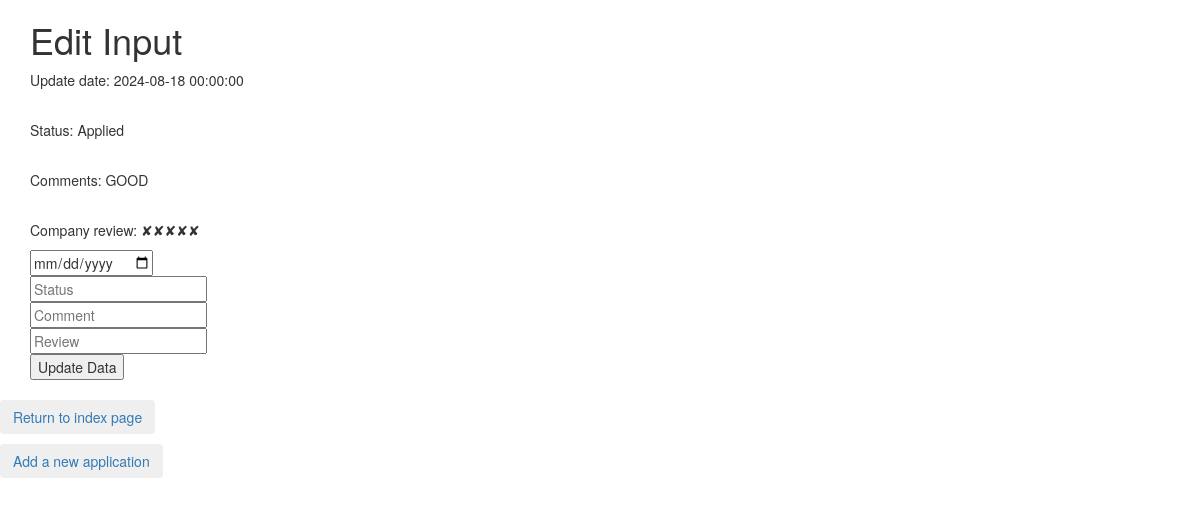
The page /edit?job_id=25 on the database as committed earlier.
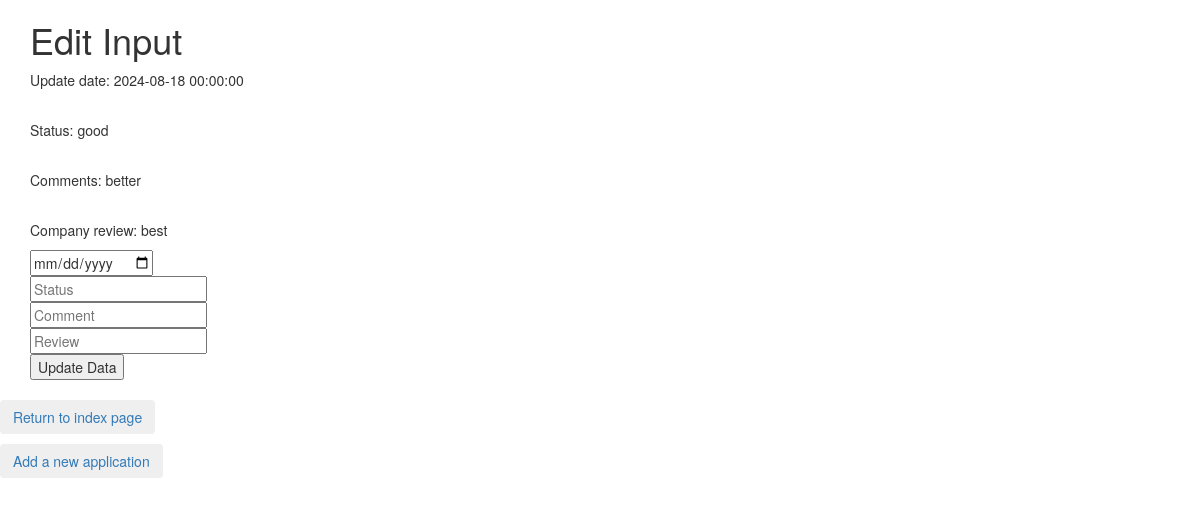
The same page on the database as committed later.
### main.py (models this page shows, shortened)
class Career(db.Model):
    id = db.Column(db.Integer, primary_key=True)
    title = db.Column(db.String(80), nullable=False)
    organization = db.Column(db.String(120), nullable=False)
    submit_date = db.Column(db.DateTime, nullable=False, default=datetime.utcnow)
    update_date = db.Column(db.DateTime, nullable=False)
    resume = db.Column(db.String(120), nullable=False)
    cover_letter = db.Column(db.String(120), nullable=False)
    company_review = db.Column(db.String(120), nullable=False)
    status = db.Column(db.String(120), nullable=False)
    comments = db.Column(db.String(120), nullable=False)

### main.py (the view, shortened to what this page needs)
@app.route("/edit", methods=['GET', 'POST'])
def edit():
    job_id = request.args.get('job_id')
    job_selected = Career.query.get(job_id)
    return render_template("edit_data.html", name=job_selected)

### templates/edit_data.html (shortened to what this page needs)
{% extends 'bootstrap/base.html' %}
{% block content %}
<div class="container">
  <div class="row">
    <div class="col-sm-12">
      <h1>Edit Input</h1>
	  <form class="table table-striped table-dark" action="{{ url_for('edit') }}"  method="POST">
         <p >Update date: {{name.update_date}}</p><br>
          <p >Status: {{name.status}}</p><br>
          <p >Comments: {{name.comments}}</p><br>
          <p> Company review: {{name.company_review}}</p>
          <input type="date" name="last_update_date" placeholder="date"><br>
          <input type="text" name="status" placeholder="Status"><br>
          <input type="text" name="comments" placeholder="Comment"><br>
          <input type="text" name="company_review" placeholder="Review"><br>
          <button type="submit">Update Data</button>
      </form>
    </div>
    <div class="row">
         <div class="col">
                    <p>
                        <button class="btn btn">
                            <a href="/" >Return to index page</a>
                        </button>
                    </p>
         </div>
        <div class="col">
                   <p>
                       <button class="btn btn">
                           <a href="/add" >Add a new application</a>
                       </button>
                   </p>
        </div>
    </div>
  </div>
</div>
{% endblock %}

Rows that differ between the two databases and show on the page:
changed Career: status "Applied" → "good"; comments "GOOD" → "better"; company_review "✘✘✘✘✘" → "best"
